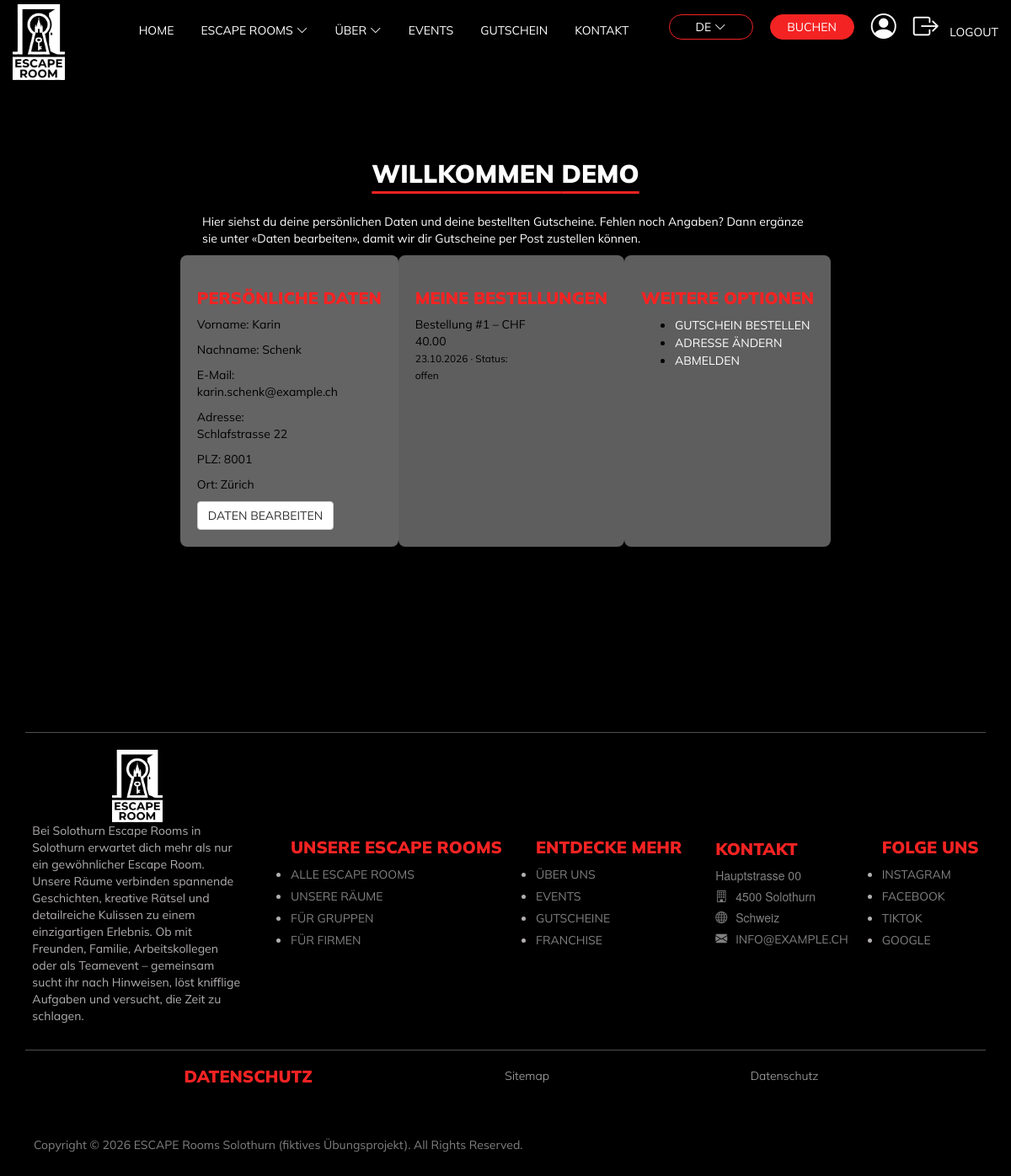
/pages/willkommen.php (signed in), run on the app's committed database.
### tables this page shows
CREATE TABLE `kunden_profile` (
  `id` int(11) NOT NULL AUTO_INCREMENT,
  `email` varchar(255) NOT NULL,
  `vorname` varchar(255) NOT NULL,
  `nachname` varchar(255) NOT NULL,
  `strasse` varchar(255) NOT NULL,
  `plz` varchar(10) NOT NULL,
  `ort` varchar(255) NOT NULL,
  PRIMARY KEY (`id`)
);

CREATE TABLE `gutschein_bestellungen` (
  `id` int(11) NOT NULL AUTO_INCREMENT,
  `kunden_id` int(11) NOT NULL,
  `betrag` decimal(10,2) NOT NULL,
  `status` varchar(50) DEFAULT 'offen',
  `bestelldatum` timestamp NOT NULL DEFAULT current_timestamp(),
  PRIMARY KEY (`id`),
  KEY `fk_bestellungen_kunden` (`kunden_id`),
  CONSTRAINT `fk_bestellungen_kunden` FOREIGN KEY (`kunden_id`) REFERENCES `kunden_profile` (`id`)
);

### includes/helpers.php (called while the page is built, shortened)
<?php
function e($wert){
    return htmlspecialchars((string)$wert, ENT_QUOTES, 'UTF-8');
}
?>

### pages/willkommen.php (the view, shortened to what this page needs)
<?php
include_once('../includes/db.php');
$email = $vorname = $nachname = $adresse = $plz = $ort = '';
$kundenId = $_SESSION['kunden_id'];
$sqlLoad = "SELECT email, vorname, nachname, strasse, plz, ort
            FROM kunden_profile
            WHERE id = ?";
$stmtLoad = mysqli_prepare($conn, $sqlLoad);
mysqli_stmt_bind_param($stmtLoad, "i", $kundenId);
mysqli_stmt_execute($stmtLoad);
$resultLoad = mysqli_stmt_get_result($stmtLoad);
if ($row = mysqli_fetch_assoc($resultLoad)) {
    $email = $row['email'] ?? '';
    $vorname = $row['vorname'] ?? '';
    $nachname = $row['nachname'] ?? '';
    $adresse = $row['strasse'] ?? '';
    $plz = $row['plz'] ?? '';
    $ort = $row['ort'] ?? '';
}
$sqlBestellungen = "SELECT id, betrag, status, bestelldatum
                    FROM gutschein_bestellungen
                    WHERE kunden_id = ?
                    ORDER BY bestelldatum DESC";
$stmtBestellungen = mysqli_prepare($conn, $sqlBestellungen);
mysqli_stmt_bind_param($stmtBestellungen, "i", $kundenId);
mysqli_stmt_execute($stmtBestellungen);
$bestellungen = mysqli_fetch_all(mysqli_stmt_get_result($stmtBestellungen), MYSQLI_ASSOC);
?>
<!DOCTYPE html>
<html lang="de">
<head>
    <link rel="stylesheet" href="https://cdn.jsdelivr.net/npm/bootstrap@3.3.7/dist/css/bootstrap.min.css">
    <link rel="stylesheet" href="https://cdn.jsdelivr.net/npm/bootstrap-icons@1.13.1/font/bootstrap-icons.min.css">
    <link rel="stylesheet" type="text/css" href="../css/style.css">
    <link rel="stylesheet" type="text/css" href="../css/willkommen.css">
</head>
<body>
    <?php include('../components/nav.php'); ?>
    <main>
          <h1>Willkommen <?= e($_SESSION['username'] ?? 'Gast') ?></h1>
            <p>Hier siehst du deine persönlichen Daten und deine bestellten Gutscheine. Fehlen noch Angaben? Dann ergänze sie unter «Daten bearbeiten», damit wir dir Gutscheine per Post zustellen können.</p>
        <div class="box-sections">
            <section id="section-1">
                <h3>Persönliche Daten</h3>
                <p>Vorname: <?= e($vorname) ?></p>
                <p>Nachname: <?= e($nachname) ?></p>
                <p>E-Mail: <?= e($email) ?></p>
                <p>Adresse: <?= e($adresse) ?></p>
                <p>PLZ: <?= e($plz) ?></p>
                <p>Ort: <?= e($ort) ?></p>
                <a class="btn btn-default" href="logindaten-bearbeiten.php">Daten bearbeiten</a>
            </section>
                <section>
                    <h3>Meine Bestellungen</h3>
                    <?php if (empty($bestellungen)): ?>
                        <p>Du hast noch keine Gutscheine bestellt.</p>
                        <p><a href="gutschein.php">Jetzt Gutschein bestellen</a></p>
                    <?php else: ?>
                        <?php foreach ($bestellungen as $bestellung): ?>
                            <p>
                                Bestellung #<?= e($bestellung['id']) ?> – CHF <?= e(number_format((float)$bestellung['betrag'], 2, '.', "'")) ?><br>
                                <small><?= e(date('d.m.Y', strtotime($bestellung['bestelldatum']))) ?> · Status: <?= e($bestellung['status']) ?></small>
                            </p>
                        <?php endforeach; ?>
                    <?php endif; ?>
                </section>
                <section id="section-3">
                    <h3>Weitere Optionen</h3>
                    <ul>
                        <li><a href="gutschein.php">Gutschein bestellen</a></li>
                        <li><a href="logindaten-bearbeiten.php">Adresse ändern</a></li>
                        <li><a href="logout.php">Abmelden</a></li>
                    </ul>
                </section>
            </div>
        </main>
    <?php include('../components/footer.php'); ?>
</body>
</html>

### components/nav.php (shortened to what this page needs)
<?php
$skript = $_SERVER['SCRIPT_NAME'];
$projekt = dirname($skript);
$base = rtrim($projekt, '/') . '/';
$aktuelleSeite = basename($_SERVER['SCRIPT_NAME']);
?>
    <header>
        <img class="logo logo-nav" src="<?php if (strpos($base, 'pages') !== false){echo '../';}?>img/logo.png" alt="Logo Schlüssel von Escape Room Solothurn">
        <nav id="oben">
            <ul id="navUl">
                <li id="Home" class="<?= $aktuelleSeite === 'index.php' ? 'active' : ''?>"><a href="<?php if (strpos($base, 'pages') !== false) {$base = str_replace('pages/', '', $base);echo $base;}  ?>index.php">Home</a></li>
                <li class="dropdown-klick" id="EscapeRooms" ><a href="#">Escape Rooms <i class="bi bi-chevron-down"></i></a>
                 </li>
                <li class="dropdown-klick" id="ueber"><a href="#">Über <i class="bi bi-chevron-down"></i></a>
                </li>
                <li id="Events" class="<?= $aktuelleSeite === 'events.php' ? 'active' : ''?>"><a id="events" href="#">Events</a></li>
                <li class="<?= $aktuelleSeite === 'gutschein.php' ? 'active' : ''?>"><a href="<?= $base ?>pages/gutschein.php">Gutschein</a></li>
                <li class="<?= $aktuelleSeite === 'kontakt.php' ? 'active' : ''?>"><a href="<?= $base ?>pages/kontakt.php">Kontakt</a></li>
            </ul>
        </nav>
            <div class="nav-rechts">
                <button class="sprache navbutton">DE <i class="bi bi-chevron-down"></i></button>
                <button class="buchen navbutton">Buchen</button>
                <?php
                if (isset($_SESSION['login']) && $_SESSION['login'] === 'ok') {
    if (strpos($base, 'pages') !== false) {
        echo '<a href="' . $base . 'willkommen.php" class="profil-icon">
                <i class="bi bi-person-circle"></i>
              </a>';
        echo '<a href="' . $base . 'logout.php" class="profil-icon">
                <i class="bi bi-box-arrow-right"></i>
                <span>Logout</span>
              </a>';
    } else {
        echo '<a href="' . $base . 'pages/willkommen.php" class="profil-icon">
                <i class="bi bi-person-circle"></i>
              </a>';
        echo '<a href="' . $base . 'pages/logout.php" class="profil-icon">
                <i class="bi bi-box-arrow-right"></i>
                <span>Logout</span>
              </a>';
    }
}
                ?>
            </div>
    </header>

### components/footer.php
   <footer>
    <hr>
    <div class="container-footer">
        <div class="footer-about">
            <div class="footerlogocontainer">
                <img class="logo logo-footer" src="<?php if (strpos($skript, 'pages') !== false) {echo '../';}?>img/logo.png" alt="Logo Schlüssel von Escape Room Solothurn">
                <p>
                    Bei Solothurn Escape Rooms in Solothurn erwartet dich mehr
                    als nur ein gewöhnlicher Escape Room. Unsere Räume verbinden
                    spannende Geschichten, kreative Rätsel und detailreiche
                    Kulissen zu einem einzigartigen Erlebnis.
                    Ob mit Freunden, Familie, Arbeitskollegen oder als Teamevent –
                    gemeinsam sucht ihr nach Hinweisen, löst knifflige Aufgaben
                    und versucht, die Zeit zu schlagen.
                </p>
            </div>
        </div>
        <div class="footer-links">
            <div>
                <h3>Unsere Escape Rooms</h3>
                <ul>
                    <li><a href="#">Alle Escape Rooms</a></li>
                    <li><a href="#">Unsere Räume</a></li>
                    <li><a href="#">Für Gruppen</a></li>
                    <li><a href="#">Für Firmen</a></li>
                </ul>
            </div>
            <div>
                <h3>Entdecke mehr</h3>
                <ul>
                    <li><a href="#">Über uns</a></li>
                    <li><a href="#">Events</a></li>
                    <li><a href="#">Gutscheine</a></li>
                    <li><a href="#">Franchise</a></li>
                </ul>
            </div>
            <div>
                <h3>Kontakt</h3>
                <ul class="footer-adresse">
                    <li>Hauptstrasse 00</li>
                    <li><i class="bi bi-building"></i>4500 Solothurn</li>
                    <li><i class="bi bi-globe"></i>Schweiz</li>
                    <li><i class="bi bi-envelope-fill"></i><a href="mailto:info@example.ch">info@example.ch</a></li>
                </ul>
            </div>
            <div>
                <h3>Folge uns</h3>
                <ul>
                    <li><a href="#">Instagram</a></li>
                    <li><a href="#">Facebook</a></li>
                    <li><a href="#">TikTok</a></li>
                    <li><a href="#">Google</a></li>
                </ul>
            </div>
        </div>
    </div>
    <hr>
    <div class="datenschutz">
        <h3>Datenschutz</h3>
        <p>Sitemap</p>
        <p>Datenschutz</p>
    </div>
</footer>
<p id="copyright">Copyright © 2026 ESCAPE Rooms Solothurn (fiktives Übungsprojekt). All Rights Reserved.</p>

### css/style.css (style rules this page uses)
html { box-sizing: border-box; }
*, *:after, *:before { box-sizing: inherit; }
body { min-block-size: 100dvh; background-color: rgb(0, 0, 0); color: white; }
:root { --akzentRot: rgb(244, 35, 35); }
a, p, label, button { font-family: "MulishRegular", sans-serif; color: white; }
h1,h2 { font-family: MulishBlack; }
a, button, label, h3, h1 { text-transform: uppercase; }
h1 { text-decoration: underline; text-decoration-color: var(--akzentRot); text-underline-offset: 10px; font-size: clamp(2.5rem, 4vw + 1rem, 3rem); margin-bottom: 3rem; }
h3 { color: var(--akzentRot); font-family: MulishBlack; font-size: clamp(1.75rem, 3vw + 1rem, 2rem); }
p { font-size: clamp(1.2rem, 1vw + 1rem, 1.4rem); }
a { font-size: clamp(1rem, 1vw + 0.6rem, 1.4rem); }
i { font-size: clamp(0.6rem, 2vw + 0.6rem, 1.4rem); }
hr { width: 95%; border-color: rgb(79, 78, 78); }
button { background-color: var(--akzentRot); color: white; padding: 14px 30px; text-align: center; border-radius: 26px; font-weight:bold; }
ul li a { text-decoration: var(--akzentRot); }
.logo { min-width: 5rem; }
.logo-footer { max-width: 6rem; }
.logo-nav { margin-left: 1rem; }
header { position: fixed; display: flex; flex-direction: row; justify-content: space-between; margin-bottom: 2rem; padding: 5px; position:fixed; height: 10rem; background-color: black; width: 100%; z-index: 100; top: 0; }
.nav-rechts { display: flex; align-items: center; gap: 10px; transform: translateY(-18px); }
nav ul li a { color: white; text-decoration: none; transition: color 0.2s ease; }
.navbutton { width: 10rem; height: 3rem; padding: 0; margin-right: 1rem; border-radius: 25px; border: 1px solid var(--akzentRot); font-family: "MulishRegular", sans-serif; font-size: clamp(0.9rem, 2vw + 1rem, 1.4rem); font-weight: normal; color: white; }
.buchen { background-color: var(--akzentRot); }
.sprache { background-color: black; border: 1px solid var(--akzentRot); }
.bi-box-arrow-right { padding-right: 1rem; }
.profil-icon { align-items: center; justify-self: baseline; margin-right: 1rem; color: white; text-decoration: none; text-align: center; }
.profil-icon i { font-size: 3rem; }
.dropdown-klick .bi-chevron-down { transition: transform 0.3s ease; }
@media (min-width: 1100px) { #navUl { visibility: visible; } }
main { margin-top: 7rem; display: flex; align-items: center; padding-bottom: 5rem; flex-direction: column; }
#copyright { margin-left: 40px; margin-bottom: 4rem; color: grey; }
.footerlogocontainer { flex-direction: column; }
.footer-links div ul li a { color: grey; }
.footer-links > div { flex-direction: column; align-items: flex-start; }
.footer-links h3 { color: var(--akzentRot); padding-left: 40px; }

### css/willkommen.css (style rules this page uses)
#section-3 { display: flex; flex-direction: column; }
#section-1 { background-color: rgb(101, 100, 100); }
.box-sections section { background-color: rgb(95, 94, 94); }

### data on the page
kunden_profile: vorname "Karin", nachname "Schenk", email "karin.schenk@example.ch", strasse "Schlafstrasse 22", plz "8001", ort "Zürich"
gutschein_bestellungen: id "1", betrag "40.00", bestelldatum "23.10.2026", status "offen"

### other printed values
$_SESSION['username'] "DEMO"
